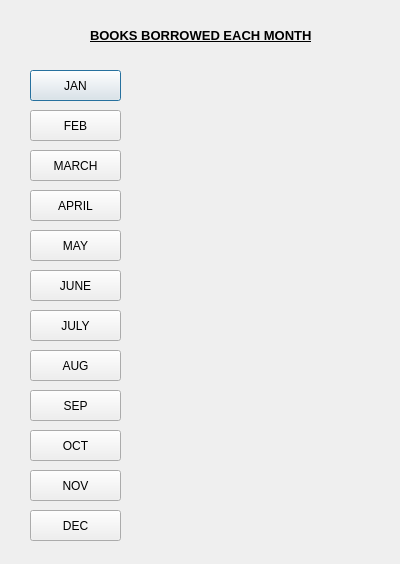
<?xml version="1.0" encoding="UTF-8"?>
<ui version="4.0">
 <class>Dialog</class>
 <widget class="QDialog" name="Dialog">
  <property name="geometry">
   <rect>
    <x>0</x>
    <y>0</y>
    <width>400</width>
    <height>564</height>
   </rect>
  </property>
  <property name="windowTitle">
   <string>Dialog</string>
  </property>
  <widget class="QPushButton" name="jan">
   <property name="geometry">
    <rect>
     <x>30</x>
     <y>70</y>
     <width>91</width>
     <height>31</height>
    </rect>
   </property>
   <property name="text">
    <string>JAN</string>
   </property>
  </widget>
  <widget class="QPushButton" name="feb">
   <property name="geometry">
    <rect>
     <x>30</x>
     <y>110</y>
     <width>91</width>
     <height>31</height>
    </rect>
   </property>
   <property name="text">
    <string>FEB</string>
   </property>
  </widget>
  <widget class="QPushButton" name="march">
   <property name="geometry">
    <rect>
     <x>30</x>
     <y>150</y>
     <width>91</width>
     <height>31</height>
    </rect>
   </property>
   <property name="text">
    <string>MARCH</string>
   </property>
  </widget>
  <widget class="QPushButton" name="april">
   <property name="geometry">
    <rect>
     <x>30</x>
     <y>190</y>
     <width>91</width>
     <height>31</height>
    </rect>
   </property>
   <property name="text">
    <string>APRIL</string>
   </property>
  </widget>
  <widget class="QPushButton" name="may">
   <property name="geometry">
    <rect>
     <x>30</x>
     <y>230</y>
     <width>91</width>
     <height>31</height>
    </rect>
   </property>
   <property name="text">
    <string>MAY</string>
   </property>
  </widget>
  <widget class="QPushButton" name="dec">
   <property name="geometry">
    <rect>
     <x>30</x>
     <y>510</y>
     <width>91</width>
     <height>31</height>
    </rect>
   </property>
   <property name="text">
    <string>DEC</string>
   </property>
  </widget>
  <widget class="QPushButton" name="nov">
   <property name="geometry">
    <rect>
     <x>30</x>
     <y>470</y>
     <width>91</width>
     <height>31</height>
    </rect>
   </property>
   <property name="text">
    <string>NOV</string>
   </property>
  </widget>
  <widget class="QPushButton" name="oct">
   <property name="geometry">
    <rect>
     <x>30</x>
     <y>430</y>
     <width>91</width>
     <height>31</height>
    </rect>
   </property>
   <property name="text">
    <string>OCT</string>
   </property>
  </widget>
  <widget class="QPushButton" name="sep">
   <property name="geometry">
    <rect>
     <x>30</x>
     <y>390</y>
     <width>91</width>
     <height>31</height>
    </rect>
   </property>
   <property name="text">
    <string>SEP</string>
   </property>
  </widget>
  <widget class="QPushButton" name="aug">
   <property name="geometry">
    <rect>
     <x>30</x>
     <y>350</y>
     <width>91</width>
     <height>31</height>
    </rect>
   </property>
   <property name="text">
    <string>AUG</string>
   </property>
  </widget>
  <widget class="QPushButton" name="july">
   <property name="geometry">
    <rect>
     <x>30</x>
     <y>310</y>
     <width>91</width>
     <height>31</height>
    </rect>
   </property>
   <property name="text">
    <string>JULY</string>
   </property>
  </widget>
  <widget class="QPushButton" name="june">
   <property name="geometry">
    <rect>
     <x>30</x>
     <y>270</y>
     <width>91</width>
     <height>31</height>
    </rect>
   </property>
   <property name="text">
    <string>JUNE</string>
   </property>
  </widget>
  <widget class="QLabel" name="label">
   <property name="geometry">
    <rect>
     <x>90</x>
     <y>20</y>
     <width>221</width>
     <height>31</height>
    </rect>
   </property>
   <property name="text">
    <string>&lt;html&gt;&lt;head/&gt;&lt;body&gt;&lt;p&gt;&lt;span style=&quot; font-size:10pt; font-weight:600; text-decoration: underline;&quot;&gt;BOOKS BORROWED EACH MONTH&lt;/span&gt;&lt;/p&gt;&lt;/body&gt;&lt;/html&gt;</string>
   </property>
  </widget>
  <widget class="QLabel" name="lab1">
   <property name="geometry">
    <rect>
     <x>160</x>
     <y>80</y>
     <width>81</width>
     <height>21</height>
    </rect>
   </property>
   <property name="text">
    <string/>
   </property>
  </widget>
  <widget class="QLabel" name="lab2">
   <property name="geometry">
    <rect>
     <x>160</x>
     <y>120</y>
     <width>81</width>
     <height>21</height>
    </rect>
   </property>
   <property name="text">
    <string/>
   </property>
  </widget>
  <widget class="QLabel" name="lab3">
   <property name="geometry">
    <rect>
     <x>160</x>
     <y>160</y>
     <width>81</width>
     <height>21</height>
    </rect>
   </property>
   <property name="text">
    <string/>
   </property>
  </widget>
  <widget class="QLabel" name="lab4">
   <property name="geometry">
    <rect>
     <x>160</x>
     <y>200</y>
     <width>81</width>
     <height>21</height>
    </rect>
   </property>
   <property name="text">
    <string/>
   </property>
  </widget>
  <widget class="QLabel" name="lab5">
   <property name="geometry">
    <rect>
     <x>160</x>
     <y>240</y>
     <width>81</width>
     <height>21</height>
    </rect>
   </property>
   <property name="text">
    <string/>
   </property>
  </widget>
  <widget class="QLabel" name="lab6">
   <property name="geometry">
    <rect>
     <x>160</x>
     <y>280</y>
     <width>81</width>
     <height>21</height>
    </rect>
   </property>
   <property name="text">
    <string/>
   </property>
  </widget>
  <widget class="QLabel" name="lab7">
   <property name="geometry">
    <rect>
     <x>160</x>
     <y>320</y>
     <width>81</width>
     <height>21</height>
    </rect>
   </property>
   <property name="text">
    <string/>
   </property>
  </widget>
  <widget class="QLabel" name="lab8">
   <property name="geometry">
    <rect>
     <x>160</x>
     <y>360</y>
     <width>81</width>
     <height>21</height>
    </rect>
   </property>
   <property name="text">
    <string/>
   </property>
  </widget>
  <widget class="QLabel" name="lab9">
   <property name="geometry">
    <rect>
     <x>160</x>
     <y>400</y>
     <width>81</width>
     <height>21</height>
    </rect>
   </property>
   <property name="text">
    <string/>
   </property>
  </widget>
  <widget class="QLabel" name="lab10">
   <property name="geometry">
    <rect>
     <x>160</x>
     <y>440</y>
     <width>81</width>
     <height>21</height>
    </rect>
   </property>
   <property name="text">
    <string/>
   </property>
  </widget>
  <widget class="QLabel" name="lab11">
   <property name="geometry">
    <rect>
     <x>160</x>
     <y>480</y>
     <width>81</width>
     <height>21</height>
    </rect>
   </property>
   <property name="text">
    <string/>
   </property>
  </widget>
  <widget class="QLabel" name="lab12">
   <property name="geometry">
    <rect>
     <x>160</x>
     <y>520</y>
     <width>81</width>
     <height>21</height>
    </rect>
   </property>
   <property name="text">
    <string/>
   </property>
  </widget>
 </widget>
 <resources/>
 <connections/>
</ui>
